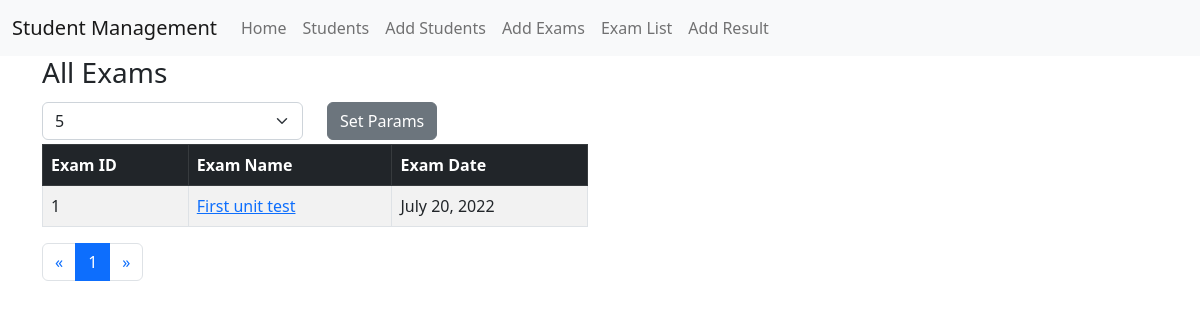
/student/exam-list/, run on the app's committed database.
### stdmanage/models.py (models this page shows, shortened)
class Exam(models.Model):
    name = models.CharField(max_length=50)
    description = models.CharField(max_length=200)
    date = models.DateField()
    question_papers = models.FileField(upload_to='question_papers', null=True, blank=True )

### stdmanage/views.py (the view)
# urls.py: path('exam-list/', ExamListView.as_view(), name='exam-list-basic'),
class ExamListView(StudentListView):
    template_name = 'stdmanage/exam_list.html'
    pagination_url = 'stdmanage:exam-list'
    list_object_name = 'exam_list'
    model = Exam
    exam_use = False
    subject_use = False
    class_use = False

### stdmanage/templates/stdmanage/exam_list.html (shortened to what this page needs)
{% extends 'stdmanage/base.html' %}
  {% block body %}
  <div class="container">
    <div class="row">
      <div class="col-12 col-md-8">
        <h3>All Exams</h3>
      </div>
    </div>
    <form action="{%url 'stdmanage:exam-list-basic' %}" method="post">
      <div class="row my-1">
        <div class="col-5 col-md-3">
          <select name="row_limit" default='5' class="form-select" aria-label="Default select example">
            <option selected value = "{{row_limit}}" >{{row_limit}}</option>
          </select>
        </div>
        <div class="col-2 col-md-2">
          <button class="btn btn-secondary">Set Params</button>
        </div>
      </div>
    </form>
    <div class="row">
      <div class="col-md-6 col-sm-12">
        <table class="table table-striped table-bordered">
          <thead class="table-dark">
            <tr>
              <th>
                Exam ID
              </th>
              <th>
                Exam Name
              </th>
              <th>
                Exam Date
              </th>
            </tr>
          </thead>
          <tbody>
            {% for exam in exam_list %}
              <tr>
                <td>
                  {{exam.id}}
                </td>
                <td>
                  <a href="{%url 'stdmanage:exam-detail' exam.id%}">{{exam.name}}</a>
                </td>
                <td>
                  {{exam.date}}
                </td>
              </tr>
            {% endfor %}
          </tbody>
        </table>
      </div>
    </div>
    <div class="row">
      <div class="col">
        <nav aria-label="Page navigation example">
          <ul class="pagination">
            <li class="page-item">
              <a class="page-link" href="{%url 'stdmanage:exam-list' row_limit prev_current_next.0 %}" aria-label="Previous">
                <span aria-hidden="true">&laquo;</span>
              </a>
            </li>
            {% for i in assign_page_no %}
              {% if i == prev_current_next.1 %}
                <li class="page-item"><a class="page-link active" href="{%url 'stdmanage:exam-list' row_limit i %}">
              {% else %}
                <li class="page-item"><a class="page-link" href="{%url 'stdmanage:exam-list' row_limit i %}">
              {% endif %}
            {{i}}
            </a></li>
            {% endfor %}
            <li class="page-item">
              <a class="page-link" href="{%url 'stdmanage:exam-list' row_limit prev_current_next.2 %}" aria-label="Next">
                <span aria-hidden="true">&raquo;</span>
              </a>
            </li>
          </ul>
        </nav>
      </div>
    </div>
  </div>
  {% endblock body %}

### data on the page
Exam: id "1", name "First unit test", date "July 20, 2022"

### other printed values
{{ i }} "1"
form field row_limit "5"
